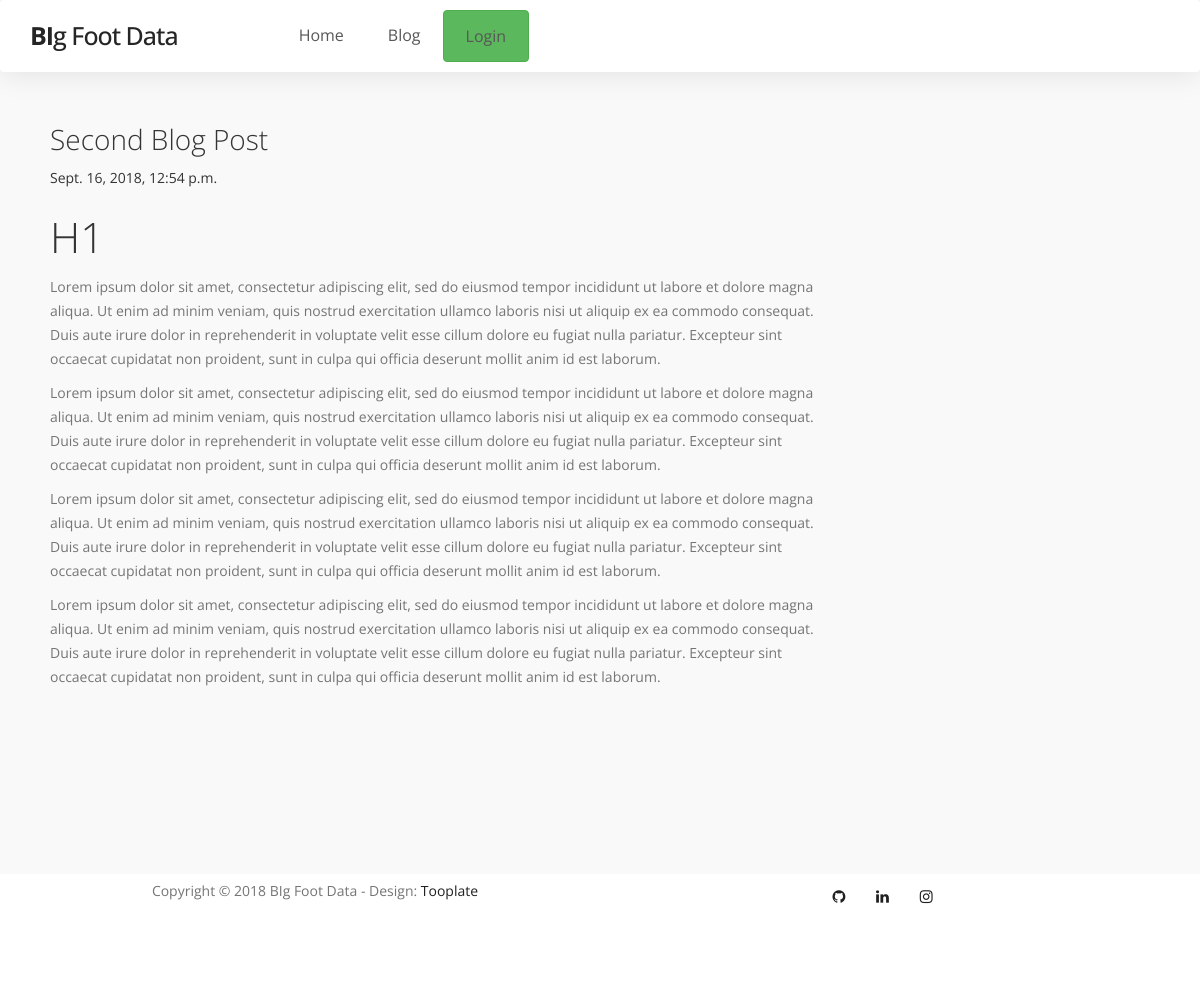
The app's page /blog/post/2/ with its own data.
### blog/models.py (models this page shows, shortened)
class Post(models.Model):
	author = models.ForeignKey('auth.User',on_delete=models.CASCADE)
	title = models.CharField(max_length=200)
	short_text = models.CharField(max_length=256)
	text = models.TextField()
	created_date = models.DateTimeField(default=timezone.now())
	published_date = models.DateTimeField(blank=True,null=True)

### blog/views.py (the view)
# urls.py: path('post/<int:pk>/', views.post_detail, name='post_detail'),
def post_detail(request,pk):
	post = get_object_or_404(Post,pk=pk)
	return render(request,'blog/post_detail.html',{'post':post})

### blog/templates/blog/post_detail.html
{% extends 'blog/base.html' %}
{% load markdown_deux_tags %}
{% block content %}
    <div class="post">
        <h2>{{ post.title }}</h2>
         {% if post.published_date %}
            <div class="date">
                {{ post.published_date }}
            </div>
        {% endif %}
        <div class="content-markdown">
       		 <p>{{ post.text | markdown }}</p>
    	</div>
    </div>
{% endblock %}

### blog/static/css/blog.css (style rules this page uses)
body { font-family: 'Open Sans', sans-serif; overflow-x: hidden; background: #f9f9f9; }
h1,h2,h3,h4,h5,h6 { font-weight: 300; line-height: normal; }
h1 { font-size: 3em; }
h2 { color: #353535; font-size: 2em; }
p { color: #757575; font-size: 14px; font-weight: normal; line-height: 24px; }
html { -webkit-font-smoothing: antialiased; }

### records on screen
Post: title "Second Blog Post", published_date "Sept. 16, 2018, 12:54 p.m.", text "H1 Lorem ipsum dolor sit amet, consectetur adipiscing elit, sed do eiusmod tempor incididunt ut labore et dolore magna aliqua. Ut enim ad minim veniam, quis nostrud exercitation ullamco laboris nisi ut aliquip ex ea commodo consequat. Duis aute irure dolor in reprehenderit in voluptate velit esse cillum dolore eu fugiat nulla pariatur. Excepteur sint occaecat cupidatat non proident, sunt in culpa qui officia deserunt mollit anim id est laborum. Lorem ipsum dolor sit amet, consectetur adipiscing elit, sed do eiusmod tempor incididunt ut labore et dolore magna aliqua. Ut enim ad minim veniam, quis nostrud exercitation ullamco laboris nisi ut aliquip ex ea commodo consequat. Duis aute irure…"
